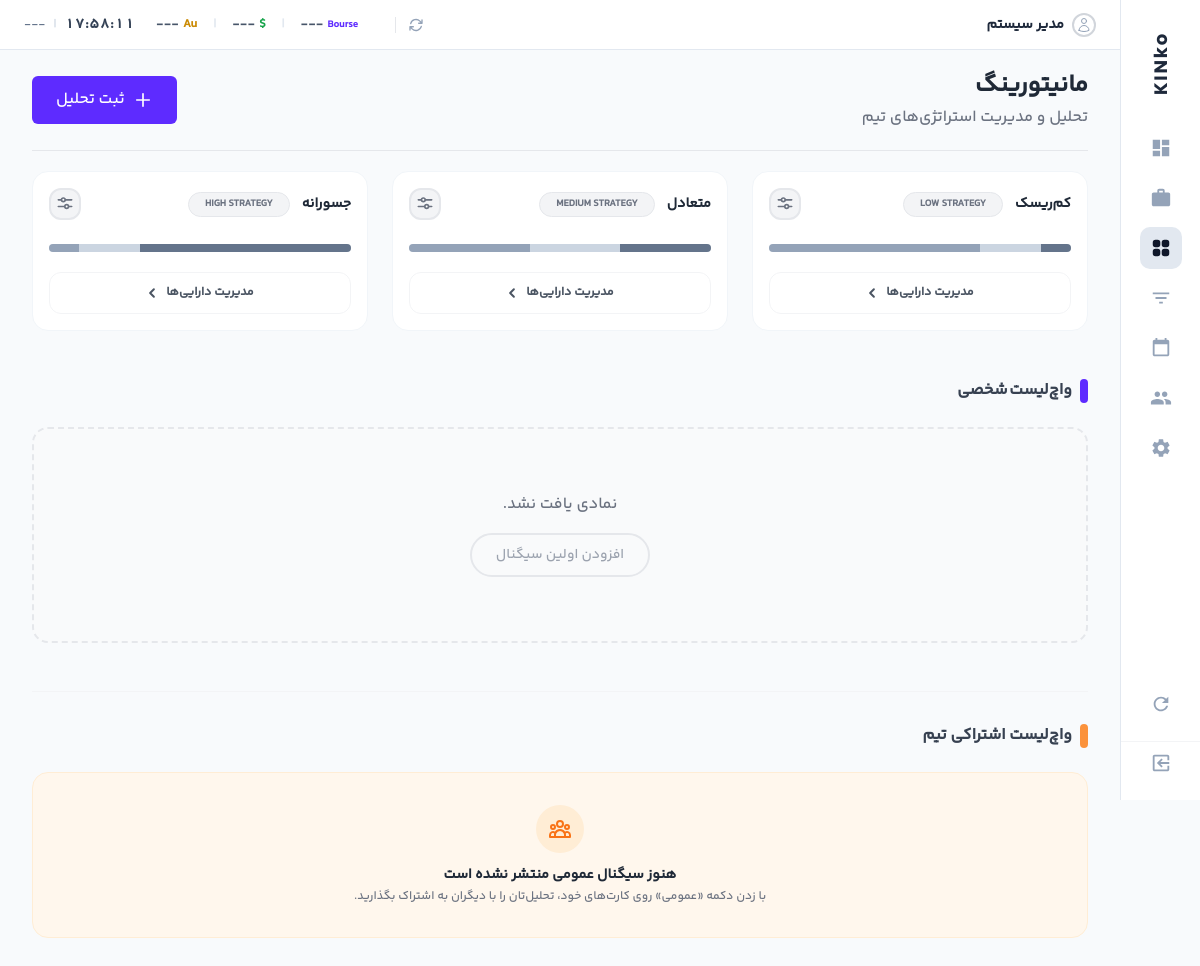
The page /analysis (signed in) on the database its author committed.
### tables this page shows
CREATE TABLE users (
            id INTEGER PRIMARY KEY AUTOINCREMENT,
            username TEXT UNIQUE NOT NULL,
            password TEXT NOT NULL,
            full_name TEXT,
            email TEXT,
            role TEXT DEFAULT 'manager'
        );

CREATE TABLE model_configs (
            profile_name TEXT PRIMARY KEY,
            target_fixed_income REAL,
            target_gold REAL,
            target_equity REAL,
            description TEXT
        );

### app.py (the view, shortened to what this page needs)
@app.route('/analysis', methods=['GET', 'POST'])
@login_required
def market_analysis():
    try:
        uid = int(current_user.id)
        model_details = get_model_details()
        my_signals = get_analysis_signals(uid)
        shared_signals = get_shared_signals(uid)
    except Exception as e:
        print(f"Error loading analysis data: {e}")
        model_details, my_signals, shared_signals = [], [], []
    return render_template('analysis.html',
                           models=model_details,
                           signals=my_signals,
                           shared_signals=shared_signals,
                           market_data=get_all_market_prices())

### templates/analysis.html (shortened to what this page needs)
{% extends "base.html" %}
{% block content %}
<div class="flex justify-between items-center mb-5">
    <div>
        <h1 class="text-2xl font-black text-gray-800">مانیتورینگ</h1>
        <p class="text-md text-gray-500 mt-1">تحلیل و مدیریت استراتژی‌های تیم</p>
    </div>
    <button onclick="openAddSignalModal()" class="bg-[#5E2BFF] text-white px-6 py-3 rounded-md font-medium hover:bg-indigo-700 transition flex items-center gap-2 text-md">
        <svg class="w-5 h-5" fill="none" viewBox="0 0 24 24" stroke-width="2" stroke="currentColor"><path stroke-linecap="round" stroke-linejoin="round" d="M12 4.5v15m7.5-7.5h-15" /></svg>
        ثبت تحلیل
    </button>
</div>
<hr class="mb-5 border-1">
{% if models %}
<div class="mb-12">
    <div class="grid grid-cols-1 md:grid-cols-3 gap-6">
        {% for model in models %}
<div class="model-card group relative overflow-hidden bg-white border border-gray-200 rounded-sm hover:shadow-md hover:shadow-gray-100 transition-all duration-300">
            <div class="p-4">
                <div class="flex justify-between items-center mb-6">
                    <div class="flex flex-row items-center">
                        <h4 class="font-black text-gray-800 py-1 text-[14px]">{{ model.name }}</h4>
                        <span class="mr-3 text-[10px] text-gray-500 font-bold bg-gray-100 px-4 py-1 rounded-full border border-gray-200 uppercase">
                            {{ model.risk_level }} STRATEGY
                        </span>
                    </div>
                    <button onclick="openConfigModal('{{ model.risk_level }}', '{{ model.name }}', {{ model.config.Equity }}, {{ model.config.Gold }}, {{ model.config.Fixed }})"
                            class="text-gray-500 hover:text-gray-700 bg-gray-100 border-2 hover:bg-gray-200 p-1 rounded-xl transition">
                    </button>
                </div>
                <div class="allocation-bar mb-6 h-3 flex bg-gray-100 rounded-full relative">
                    <div class="bar-segment h-full bg-slate-500 hover:bg-purple-700 transition-colors relative first:rounded-r-full last:rounded-l-full" style="width: {{ model.config.Equity }}%">
                    </div>
                    <div class="bar-segment h-full bg-slate-300 hover:bg-amber-300 transition-colors relative" style="width: {{ model.config.Gold }}%">
                    </div>
                    <div class="bar-segment h-full bg-slate-400 hover:bg-teal-400 transition-colors relative first:rounded-r-full last:rounded-l-full" style="width: {{ model.config.Fixed }}%">
                    </div>
                </div>
                <button onclick="openAssetsModal('{{ model.risk_level }}')" class="w-full py-3 rounded-xl border border-gray-100 text-gray-600 font-bold text-xs hover:bg-gray-50 hover:text-gray-900 hover:border-gray-300 transition flex items-center justify-center gap-2 group">
                    <span>مدیریت دارایی‌ها</span>
                    <svg class="w-3 h-3 " fill="none" viewBox="0 0 24 24" stroke-width="4" stroke="currentColor"><path stroke-linecap="round" stroke-linejoin="round" d="M15.75 19.5L8.25 12l7.5-7.5" /></svg>
                </button>
            </div>
        </div>
        {% endfor %}
    </div>
</div>
{% endif %}
<div class="mb-12">
    <div class="flex justify-between items-center mb-6">
        <h3 style="word-spacing: -2px;" class="font-bold text-gray-700 flex items-center gap-2">
            <span class="w-2 h-6 bg-[#5E2BFF] rounded-full"></span>
            واچ‌لیست شخصی
        </h3>
    </div>
    <div class="grid grid-cols-1 md:grid-cols-2 lg:grid-cols-3 gap-6">
        {% for signal in signals %}
        <div class="bg-white border border-gray-200 rounded-2xl p-5 hover:shadow-lg transition-all relative group overflow-hidden">
            <div class="absolute top-0 right-0 w-1.5 h-full {{ 'bg-green-500' if signal.status == 'profit' or signal.status == 'target_hit' else ('bg-red-500' if signal.status == 'stop_hit' else 'bg-gray-300') }}"></div>
            <div class="flex justify-between items-start mb-4 pl-2">
                <div>
                    <h4 class="font-black text-gray-800 text-lg">{{ signal.symbol }}</h4>
                    <span class="text-xs text-gray-400 block mt-1">{{ signal.name }}</span>
                </div>
                <div class="flex flex-col items-end gap-2">
                    <a href="/analysis/toggle_share/{{ signal.id }}" class="flex items-center gap-1 px-2 py-1 rounded-lg text-[9px] font-bold border transition {{ 'bg-blue-50 text-blue-600 border-blue-100' if signal.is_public else 'bg-gray-50 text-gray-400 border-gray-100' }}">
                        {{ 'عمومی' if signal.is_public else 'شخصی' }}
                    </a>
                    <span class="text-[9px] text-gray-400 font-bold dir-ltr">{{ signal.added_at | jalali | persian_num }}</span>
                </div>
            </div>
            <div class="grid grid-cols-3 gap-2 mb-4 text-center">
                <div class="bg-green-50 p-2 rounded-xl border border-green-100"><span class="block text-[9px] text-green-600 mb-1">هدف</span><span class="font-bold text-gray-800 text-xs">{{ signal.target | currency }}</span></div>
                <div class="bg-blue-50 p-2 rounded-xl border border-blue-100"><span class="block text-[9px] text-blue-600 mb-1">ورود</span><span class="font-bold text-gray-800 text-xs">{{ signal.buy | currency }}</span></div>
                <div class="bg-red-50 p-2 rounded-xl border border-red-100"><span class="block text-[9px] text-red-600 mb-1">حد ضرر</span><span class="font-bold text-gray-800 text-xs">{{ signal.stop | currency }}</span></div>
            </div>
            <div class="flex justify-between items-center border-t border-gray-50 pt-3 pl-2">
                <div class="flex items-center gap-2"><span class="text-[10px] font-bold text-gray-400">قیمت فعلی:</span><span class="text-sm font-black {{ 'text-green-600' if signal.price > signal.buy else 'text-red-500' }}">{{ signal.price | currency }}</span></div>
                <a href="/analysis/delete/{{ signal.id }}" onclick="return confirm('حذف؟')" class="text-gray-300 hover:text-red-500 transition p-1"><svg class="w-5 h-5" fill="none" viewBox="0 0 24 24" stroke-width="1.5" stroke="currentColor"><path stroke-linecap="round" stroke-linejoin="round" d="M14.74 9l-.346 9m-4.788 0L9.26 9m9.968-3.21c.342.052.682.107 1.022.166m-1.022-.165L18.16 19.673a2.25 2.25 0 01-2.244 2.077H8.084a2.25 2.25 0 01-2.244-2.077L4.772 5.79m14.456 0a48.108 48.108 0 00-3.478-.397m-12 .562c.34-.059.68-.114 1.022-.165m0 0a48.11 48.11 0 013.478-.397m7.5 0v-.916c0-1.18-.91-2.164-2.09-2.201a51.964 51.964 0 00-3.32 0c-1.18.037-2.09 1.022-2.09 2.201v.916m7.5 0a48.667 48.667 0 00-7.5 0" /></svg></a>
            </div>
            {% if signal.note %}<div class="mt-3 bg-gray-50 p-3 rounded-lg text-[10px] text-gray-500 leading-relaxed border border-gray-100">{{ signal.note }}</div>{% endif %}
        </div>
        {% else %}
        <div class="col-span-full py-16 bg-gray-50 rounded-2xl border-2 border-dashed border-gray-200 flex flex-col items-center justify-center text-center">
            <h3 class="text-gray-500 font-medium mb-4">نمادی یافت نشد.</h3>
            <button onclick="openAddSignalModal()" class="border-2 text-gray-400 px-6 py-2.5 rounded-full font-medium text-sm transition hover:bg-gray-100">افزودن اولین سیگنال</button>
        </div>
        {% endfor %}
    </div>
</div>
<div class="mb-12 border-t border-gray-100 pt-8">
    <div class="flex justify-between items-center mb-6">
        <h3 class="font-bold text-gray-700 flex items-center gap-2">
            <span class="w-2 h-6 bg-orange-400 rounded-full"></span>
           واچ‌لیست اشتراکی تیم
        </h3>
    </div>
    {% if shared_signals %}
    <div class="grid grid-cols-1 md:grid-cols-2 lg:grid-cols-3 gap-6">
        {% for sig in shared_signals %}
        <div class="bg-gradient-to-br from-gray-50 to-white border border-gray-200 rounded-2xl p-5 hover:shadow-lg transition-all relative group">
            <div class="flex justify-between items-start mb-4">
                <div class="flex items-center gap-3">
                    <div class="w-10 h-10 rounded-full bg-orange-100 flex items-center justify-center text-[#d97706] font-black border border-orange-200 text-sm shadow-sm">{{ sig.analyst[:1] }}</div>
                    <div>
                        <span class="block font-black text-gray-800 text-base">{{ sig.symbol }}</span>
                        <span class="block text-[10px] text-gray-500 font-bold">{{ sig.analyst }}</span>
                    </div>
                </div>
                <span class="text-[9px] text-gray-400 font-bold dir-ltr">{{ sig.added_at | jalali | persian_num }}</span>
            </div>
            <div class="grid grid-cols-3 gap-2 mb-4 text-center">
                <div class="bg-white p-2 rounded-xl border border-gray-100 shadow-sm"><span class="block text-[8px] text-gray-400">هدف</span><span class="font-bold text-green-600 text-xs">{{ sig.target | currency }}</span></div>
                <div class="bg-white p-2 rounded-xl border border-gray-100 shadow-sm"><span class="block text-[8px] text-gray-400">ورود</span><span class="font-bold text-blue-600 text-xs">{{ sig.buy | currency }}</span></div>
                <div class="bg-white p-2 rounded-xl border border-gray-100 shadow-sm"><span class="block text-[8px] text-gray-400">ضرر</span><span class="font-bold text-red-500 text-xs">{{ sig.stop | currency }}</span></div>
            </div>
            {% if sig.note %}<div class="bg-white p-3 rounded-lg border border-gray-100 text-[10px] text-gray-500 leading-relaxed italic relative"><span class="absolute -top-2 right-3 bg-white px-1 text-gray-300">❝</span>{{ sig.note }}</div>{% endif %}
        </div>
        {% endfor %}
    </div>
    {% else %}
    <div class="bg-orange-50 rounded-2xl border border-orange-100 p-8 text-center">
        <div class="inline-flex items-center justify-center w-12 h-12 rounded-full bg-orange-100 text-orange-500 mb-3">
        </div>
        <h3 class="font-bold text-gray-800 text-sm">هنوز سیگنال عمومی منتشر نشده است</h3>
        <p class="text-xs text-gray-500 mt-1">با زدن دکمه «عمومی» روی کارت‌های خود، تحلیل‌تان را با دیگران به اشتراک بگذارید.</p>
    </div>
    {% endif %}
</div>
{% endblock %}

### templates/base.html (shortened to what this page needs)
<!DOCTYPE html>
<html lang="fa" dir="rtl">
<head>
    <link href="{{ url_for('static', filename='css/output.css') }}" rel="stylesheet">
    <link href="{{ url_for('static', filename='css/custom.css') }}" rel="stylesheet">
</head>
</head>
<body>
    <aside class="sidebar">
        <div class="mb-8 mt-2 flex justify-center"><h1 class="text-lg font-bold tracking-widest text-main select-none" style="font-family: 'Poppins', sans-serif; writing-mode: vertical-rl; transform: rotate(180deg);">KINko</h1></div>
        <nav class="flex-1 flex flex-col items-center w-full">
            <a href="/" class="nav-item "><svg viewBox="0 0 24 24" fill="currentColor"><path d="M3 13h8V3H3v10zm0 8h8v-6H3v6zm10 0h8V11h-8v10zm0-18v6h8V3h-8z"/></svg></a>
            <a href="/portfolios/manage" class="nav-item {% if 'portfolios' in request.endpoint %}active{% endif %}"><svg viewBox="0 0 24 24" fill="currentColor"><path d="M20 6h-4V4c0-1.11-.89-2-2-2h-4c-1.11 0-2 .89-2 2v2H4c-1.11 0-1.99.89-1.99 2L2 19c0 1.11.89 2 2 2h16c1.11 0 2-.89 2-2V8c0-1.11-.89-2-2-2zm-6 0h-4V4h4v2z"/></svg><span class="tooltip">پرتفوی‌ها</span></a>
           <a href="/analysis" class="nav-item {% if 'analysis' in request.endpoint %}active{% endif %}">
            </a>
            <a href="/screener" class="nav-item "><svg viewBox="0 0 24 24" fill="currentColor"><path d="M10 18h4v-2h-4v2zM3 6v2h18V6H3zm3 7h12v-2H6v2z"/></svg></a>
            <a href="/calendar/global" class="nav-item {% if 'calendar' in request.endpoint %}active{% endif %}"><svg viewBox="0 0 24 24" fill="currentColor"><path d="M19 3h-1V1h-2v2H8V1H6v2H5c-1.11 0-1.99.9-1.99 2L3 19c0 1.1 1.1 2 2 2h14c1.1 0 2-.9 2-2V5c0-1.1-.9-2-2-2zm0 16H5V8h14v11z"/></svg><span class="tooltip">تقویم بازار</span></a>
            {% if current_user.username == 'admin' %}
            <a href="{{ url_for('manage_users') }}" class="nav-item "></a>
            <a href="/settings" class="nav-item "></a>
            {% endif %}
            <a href="/update-prices" class="nav-item mt-auto mb-2 text-slate-500 hover:text-[#5E2BFF]"><svg viewBox="0 0 24 24" fill="currentColor" class="w-6 h-6"><path d="M17.65 6.35C16.2 4.9 14.21 4 12 4c-4.42 0-7.99 3.58-7.99 8s3.57 8 7.99 8c3.73 0 6.84-2.55 7.73-6h-2.08c-.82 2.33-3.04 4-5.65 4-3.31 0-6-2.69-6-6s2.69-6 6-6c1.66 0 3.14.69 4.22 1.78L13 11h7V4l-2.35 2.35z"/></svg><span class="tooltip">بروزرسانی</span></a>
        </nav>
        <div class="mt-2 pb-4 border-t border-gray-100 w-full flex flex-col items-center">
            <a href="/logout" class="nav-item text-slate-400 hover:text-custom-red !mb-0"><svg viewBox="0 0 24 24" fill="currentColor" class="transform rotate-180"><path d="M10.09 15.59L11.5 17l5-5-5-5-1.41 1.41L12.67 11H3v2h9.67l-2.58 2.59zM19 3H5c-1.11 0-2 .9-2 2v4h2V5h14v14H5v-4H3v4c0 1.1.89 2 2 2h14c1.1 0 2-.9 2-2V5c0-1.1-.9-2-2-2z"/></svg><span class="tooltip">خروج</span></a>
        </div>
    </aside>
    <header class="top-bar text-sm font-medium">
        <div class="flex items-center gap-2 justify-self-start">
            <div class="w-6 h-6 rounded-full border-2 border-gray-300 flex items-center justify-center text-slate-400 bg-white">
            </div>
            <span class="font-bold text-main text-sm">{{ current_user.full_name }}</span>
        </div>
     <div class="flex items-center justify-self-end text-left dir-ltr gap-3">
            <button onclick="fetchRates()" class="text-slate-400 hover:text-[#5E2BFF] transition" title="به‌روزرسانی">
            </button>
            <div class="flex items-center gap-4 text-xs font-bold text-slate-600 border-r pr-3 border-gray-200 min-w-[240px] justify-end">
                <div class="flex items-center gap-1" title="شاخص کل بورس">
                    <span class="text-[#5E2BFF] font-bold text-[10px]">Bourse</span>
                    <span id="rate-index" class="tabular-nums">---</span>
                </div>
                <span class="text-slate-200">|</span>
                <div class="flex items-center gap-1" title="دلار آزاد">
                    <span class="text-green-600 font-bold">$</span>
                    <span id="rate-dollar" class="tabular-nums">---</span>
                </div>
                <span class="text-slate-200">|</span>
                <div class="flex items-center gap-1" title="انس طلا">
                    <span class="text-yellow-600 font-bold">Au</span>
                    <span id="rate-gold" class="tabular-nums">---</span>
                </div>
            </div>
            <div class="flex items-center gap-2 text-slate-700 min-w-[120px] justify-end">
                <span id="live-time" class="font-bold text-sm tabular-nums tracking-wide">--:--:--</span>
                <span class="text-slate-300 text-xs">|</span>
                <span id="live-date" class="text-xs font-medium text-slate-500">---</span>
            </div>
        </div>
    </header>
    <main class="main-content fade-in">
        {% block content %}{% endblock %}
    </main>
</body>
</html>

### rows shown on the page
users: full_name "مدیر سیستم"
model_configs: name "کم‌ریسک", risk_level "LOW", {{ model.config.Equity }} 10.0 (drawn), {{ model.config.Gold }} 20.0 (drawn), {{ model.config.Fixed }} 70.0 (drawn)
model_configs: name "متعادل", risk_level "MEDIUM", {{ model.config.Equity }} 30.0 (drawn), {{ model.config.Gold }} 30.0 (drawn), {{ model.config.Fixed }} 40.0 (drawn)
model_configs: name "جسورانه", risk_level "HIGH", {{ model.config.Equity }} 70.0 (drawn), {{ model.config.Gold }} 20.0 (drawn), {{ model.config.Fixed }} 10.0 (drawn)
